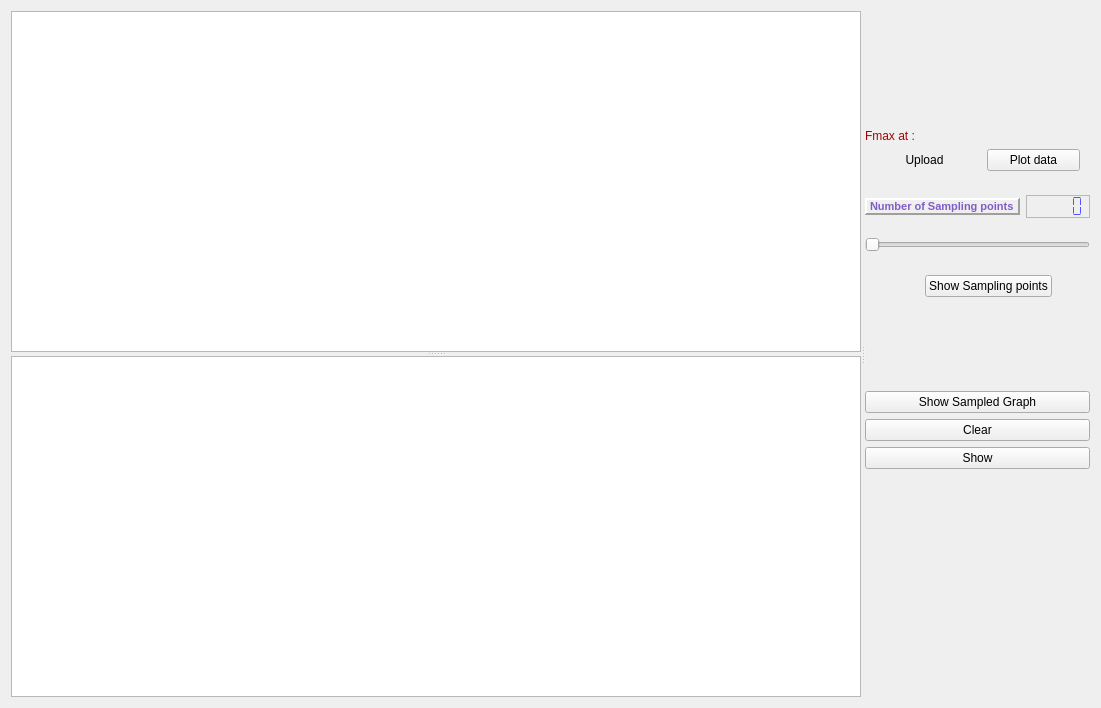
      <widget class="QWidget" name="tab">
       <attribute name="title">
        <string>Sampling</string>
       </attribute>
       <layout class="QGridLayout" name="gridLayout_2">
        <item row="0" column="0">
         <widget class="QSplitter" name="splitter_4">
          <property name="orientation">
           <enum>Qt::Horizontal</enum>
          </property>
          <widget class="QSplitter" name="splitter">
           <property name="sizePolicy">
            <sizepolicy hsizetype="Expanding" vsizetype="Fixed">
             <horstretch>25</horstretch>
             <verstretch>0</verstretch>
            </sizepolicy>
           </property>
           <property name="minimumSize">
            <size>
             <width>850</width>
             <height>0</height>
            </size>
           </property>
           <property name="orientation">
            <enum>Qt::Vertical</enum>
           </property>
           <widget class="PlotWidget" name="graph1">
            <property name="sizePolicy">
             <sizepolicy hsizetype="Preferred" vsizetype="Expanding">
              <horstretch>0</horstretch>
              <verstretch>0</verstretch>
             </sizepolicy>
            </property>
            <property name="minimumSize">
             <size>
              <width>0</width>
              <height>0</height>
             </size>
            </property>
           </widget>
           <widget class="PlotWidget" name="graph2">
            <property name="sizePolicy">
             <sizepolicy hsizetype="Preferred" vsizetype="Expanding">
              <horstretch>0</horstretch>
              <verstretch>0</verstretch>
             </sizepolicy>
            </property>
            <property name="minimumSize">
             <size>
              <width>0</width>
              <height>0</height>
             </size>
            </property>
           </widget>
          </widget>
          <widget class="QWidget" name="layoutWidget">
           <layout class="QVBoxLayout" name="verticalLayout_3">
            <item>
             <spacer name="verticalSpacer_7">
              <property name="orientation">
               <enum>Qt::Vertical</enum>
              </property>
              <property name="sizeType">
               <enum>QSizePolicy::Fixed</enum>
              </property>
              <property name="sizeHint" stdset="0">
               <size>
                <width>20</width>
                <height>118</height>
               </size>
              </property>
             </spacer>
            </item>
            <item>
             <widget class="QLabel" name="label2">
              <property name="styleSheet">
               <string notr="true">color:
rgb(170, 0, 0)</string>
              </property>
              <property name="text">
               <string>Fmax at :</string>
              </property>
             </widget>
            </item>
            <item>
             <layout class="QHBoxLayout" name="horizontalLayout_8">
              <item>
               <spacer name="horizontalSpacer_9">
                <property name="orientation">
                 <enum>Qt::Horizontal</enum>
                </property>
                <property name="sizeType">
                 <enum>QSizePolicy::Fixed</enum>
                </property>
                <property name="sizeHint" stdset="0">
                 <size>
                  <width>13</width>
                  <height>20</height>
                 </size>
                </property>
               </spacer>
              </item>
              <item>
               <widget class="QPushButton" name="Upload">
                <property name="sizePolicy">
                 <sizepolicy hsizetype="Expanding" vsizetype="Fixed">
                  <horstretch>0</horstretch>
                  <verstretch>0</verstretch>
                 </sizepolicy>
                </property>
                <property name="text">
                 <string>Upload</string>
                </property>
                <property name="iconSize">
                 <size>
                  <width>41</width>
                  <height>27</height>
                 </size>
                </property>
                <property name="flat">
                 <bool>true</bool>
                </property>
               </widget>
              </item>
              <item>
               <spacer name="horizontalSpacer_4">
                <property name="orientation">
                 <enum>Qt::Horizontal</enum>
                </property>
                <property name="sizeType">
                 <enum>QSizePolicy::Fixed</enum>
                </property>
                <property name="sizeHint" stdset="0">
                 <size>
                  <width>10</width>
                  <height>15</height>
                 </size>
                </property>
               </spacer>
              </item>
              <item>
               <widget class="QPushButton" name="Plotdata">
                <property name="sizePolicy">
                 <sizepolicy hsizetype="Expanding" vsizetype="Fixed">
                  <horstretch>0</horstretch>
                  <verstretch>0</verstretch>
                 </sizepolicy>
                </property>
                <property name="text">
                 <string>Plot data</string>
                </property>
               </widget>
              </item>
              <item>
               <spacer name="horizontalSpacer_3">
                <property name="orientation">
                 <enum>Qt::Horizontal</enum>
                </property>
                <property name="sizeType">
                 <enum>QSizePolicy::Fixed</enum>
                </property>
                <property name="sizeHint" stdset="0">
                 <size>
                  <width>10</width>
                  <height>20</height>
                 </size>
                </property>
               </spacer>
              </item>
             </layout>
            </item>
            <item>
             <spacer name="verticalSpacer">
              <property name="orientation">
               <enum>Qt::Vertical</enum>
              </property>
              <property name="sizeType">
               <enum>QSizePolicy::Fixed</enum>
              </property>
              <property name="sizeHint" stdset="0">
               <size>
                <width>20</width>
                <height>18</height>
               </size>
              </property>
             </spacer>
            </item>
            <item>
             <layout class="QHBoxLayout" name="horizontalLayout_9">
              <item>
               <widget class="QLabel" name="label">
                <property name="sizePolicy">
                 <sizepolicy hsizetype="Preferred" vsizetype="Fixed">
                  <horstretch>0</horstretch>
                  <verstretch>0</verstretch>
                 </sizepolicy>
                </property>
                <property name="font">
                 <font>
                  <weight>75</weight>
                  <bold>true</bold>
                 </font>
                </property>
                <property name="autoFillBackground">
                 <bool>false</bool>
                </property>
                <property name="styleSheet">
                 <string notr="true"/>
                </property>
                <property name="frameShape">
                 <enum>QFrame::Panel</enum>
                </property>
                <property name="frameShadow">
                 <enum>QFrame::Raised</enum>
                </property>
                <property name="lineWidth">
                 <number>2</number>
                </property>
                <property name="text">
                 <string>&lt;!DOCTYPE HTML PUBLIC &quot;-//W3C//DTD HTML 4.0//EN&quot; &quot;http://www.w3.org/TR/REC-html40/strict.dtd&quot;&gt;
&lt;html&gt;&lt;head&gt;&lt;meta name=&quot;qrichtext&quot; content=&quot;1&quot; /&gt;&lt;style type=&quot;text/css&quot;&gt;
p, li { white-space: pre-wrap; }
&lt;/style&gt;&lt;/head&gt;&lt;body style=&quot; font-family:'MS Shell Dlg 2'; font-size:8pt; font-weight:600; font-style:normal;&quot;&gt;
&lt;p style=&quot; margin-top:0px; margin-bottom:0px; margin-left:0px; margin-right:0px; -qt-block-indent:0; text-indent:0px;&quot;&gt;&lt;span style=&quot; color:#7f5dc8;&quot;&gt;Number of Sampling points&lt;/span&gt;&lt;/p&gt;&lt;/body&gt;&lt;/html&gt;</string>
                </property>
                <property name="textFormat">
                 <enum>Qt::MarkdownText</enum>
                </property>
                <property name="scaledContents">
                 <bool>false</bool>
                </property>
                <property name="wordWrap">
                 <bool>false</bool>
                </property>
                <property name="margin">
                 <number>7</number>
                </property>
                <property name="textInteractionFlags">
                 <set>Qt::LinksAccessibleByMouse</set>
                </property>
               </widget>
              </item>
              <item>
               <widget class="QLCDNumber" name="lcdNumber">
                <property name="sizePolicy">
                 <sizepolicy hsizetype="Minimum" vsizetype="Fixed">
                  <horstretch>0</horstretch>
                  <verstretch>0</verstretch>
                 </sizepolicy>
                </property>
                <property name="font">
                 <font>
                  <family>Microsoft New Tai Lue</family>
                  <pointsize>10</pointsize>
                  <weight>75</weight>
                  <bold>true</bold>
                 </font>
                </property>
                <property name="styleSheet">
                 <string notr="true">color: rgb(85, 85, 255);</string>
                </property>
                <property name="frameShape">
                 <enum>QFrame::StyledPanel</enum>
                </property>
                <property name="lineWidth">
                 <number>25</number>
                </property>
                <property name="midLineWidth">
                 <number>45</number>
                </property>
                <property name="smallDecimalPoint">
                 <bool>false</bool>
                </property>
                <property name="digitCount">
                 <number>5</number>
                </property>
                <property name="segmentStyle">
                 <enum>QLCDNumber::Flat</enum>
                </property>
               </widget>
              </item>
             </layout>
            </item>
            <item>
             <spacer name="verticalSpacer_21">
              <property name="orientation">
               <enum>Qt::Vertical</enum>
              </property>
              <property name="sizeType">
               <enum>QSizePolicy::Fixed</enum>
              </property>
              <property name="sizeHint" stdset="0">
               <size>
                <width>20</width>
                <height>13</height>
               </size>
              </property>
             </spacer>
            </item>
            <item>
             <widget class="QSlider" name="horizontalSlider">
              <property name="orientation">
               <enum>Qt::Horizontal</enum>
              </property>
             </widget>
            </item>
            <item>
             <spacer name="verticalSpacer_2">
              <property name="orientation">
               <enum>Qt::Vertical</enum>
              </property>
              <property name="sizeType">
               <enum>QSizePolicy::Fixed</enum>
              </property>
              <property name="sizeHint" stdset="0">
               <size>
                <width>20</width>
                <height>17</height>
               </size>
              </property>
             </spacer>
            </item>
            <item>
             <layout class="QHBoxLayout" name="horizontalLayout_5">
              <item>
               <spacer name="horizontalSpacer">
                <property name="orientation">
                 <enum>Qt::Horizontal</enum>
                </property>
                <property name="sizeHint" stdset="0">
                 <size>
                  <width>68</width>
                  <height>20</height>
                 </size>
                </property>
               </spacer>
              </item>
              <item>
               <widget class="QPushButton" name="SamplingPoints">
                <property name="sizePolicy">
                 <sizepolicy hsizetype="Minimum" vsizetype="Fixed">
                  <horstretch>0</horstretch>
                  <verstretch>0</verstretch>
                 </sizepolicy>
                </property>
                <property name="text">
                 <string>Show Sampling points</string>
                </property>
               </widget>
              </item>
              <item>
               <spacer name="horizontalSpacer_8">
                <property name="orientation">
                 <enum>Qt::Horizontal</enum>
                </property>
                <property name="sizeHint" stdset="0">
                 <size>
                  <width>46</width>
                  <height>20</height>
                 </size>
                </property>
               </spacer>
              </item>
             </layout>
            </item>
            <item>
             <spacer name="verticalSpacer_3">
              <property name="orientation">
               <enum>Qt::Vertical</enum>
              </property>
              <property name="sizeType">
               <enum>QSizePolicy::Fixed</enum>
              </property>
              <property name="sizeHint" stdset="0">
               <size>
                <width>20</width>
                <height>88</height>
               </size>
              </property>
             </spacer>
            </item>
            <item>
             <widget class="QPushButton" name="ShowSampledGraph">
              <property name="text">
               <string>Show Sampled Graph</string>
              </property>
             </widget>
            </item>
            <item>
             <widget class="QPushButton" name="clearSample">
              <property name="text">
               <string>Clear</string>
              </property>
             </widget>
            </item>
            <item>
             <widget class="QPushButton" name="showSample">
              <property name="text">
               <string>Show</string>
              </property>
             </widget>
            </item>
            <item>
             <spacer name="verticalSpacer_6">
              <property name="orientation">
               <enum>Qt::Vertical</enum>
              </property>
              <property name="sizeType">
               <enum>QSizePolicy::Fixed</enum>
              </property>
              <property name="sizeHint" stdset="0">
               <size>
                <width>20</width>
                <height>228</height>
               </size>
              </property>
             </spacer>
            </item>
           </layout>
          </widget>
         </widget>
        </item>
       </layout>
      </widget>
